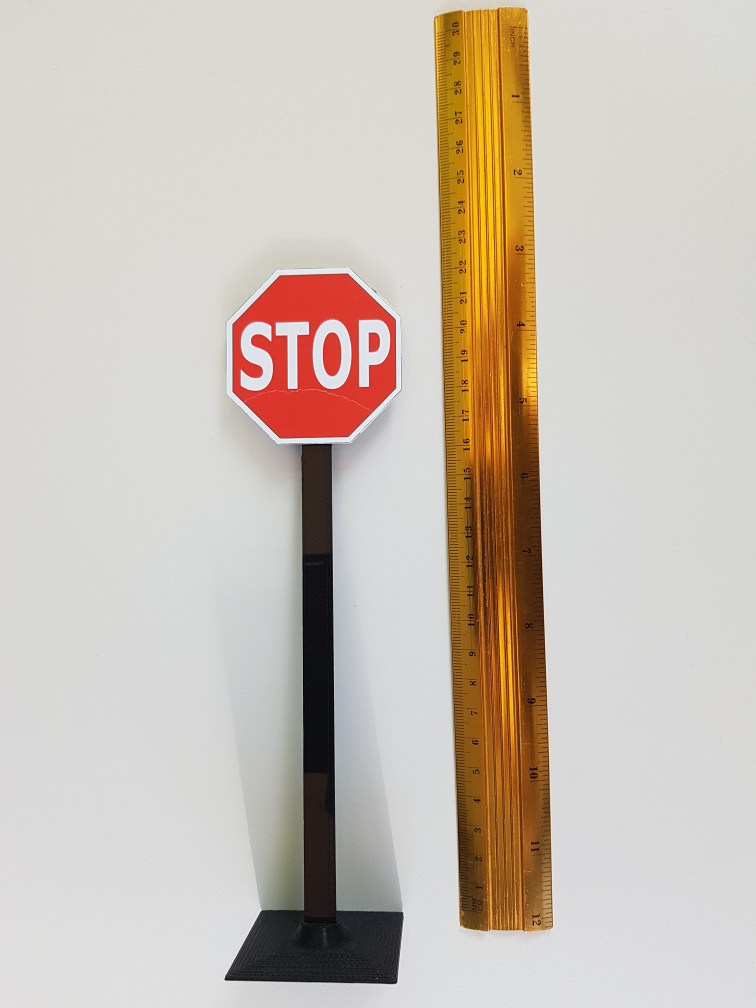
#> input picture Simulator/sign_imgs/StopSignReal.jpg, 3024 x 4032 px (shown at 1/4 size); its folder holds only this picture in this run
$ python -i color_segmentation_Pi.py   (imports and definitions only)
#> lines starting #> are read from the running program, lines starting #| are printed output that depends on the picture; after the words box and inside, x2 and y2 are one past the last pixel; in counts of white or black regions, pixels touching at a corner belong together
import numpy as np
import os
import cv2
import glob
import imutils

filters_list = ['red', 'green', 'blue', 'yellow']

def identify_blue(org_img, img):
	img_yuv = cv2.cvtColor(img, cv2.COLOR_BGR2YUV)

	# equalize the histogram of the Y channel
	img_yuv[:, :, 0] = cv2.equalizeHist(img_yuv[:, :, 0])

	# convert the YUV image back to RGB format
	img_output = cv2.cvtColor(img_yuv, cv2.COLOR_YUV2BGR)

	# convert the image to HSV format for color segmentation
	img_hsv = cv2.cvtColor(org_img, cv2.COLOR_BGR2HSV)

	lower_blue = np.array([111, 127, 50])
	upper_blue = np.array([126, 255, 255])

	mask = cv2.inRange(img_hsv, lower_blue, upper_blue)

	blue_mask = cv2.bitwise_and(img_output, img_output, mask=mask)

	blue_mask_gray = cv2.cvtColor(blue_mask, cv2.COLOR_BGR2GRAY)
	blue_mask_gray = cv2.medianBlur(blue_mask_gray, 5)
	_,thresh1 = cv2.threshold(blue_mask_gray, 10 , 255,cv2.THRESH_BINARY)
	# cv2.imshow('blue_mask_gray', blue_mask_gray)
	# cv2.imshow('thresh1', thresh1)

	kernel_1 = np.ones((3, 3), np.uint8)
	kernel_2 = np.ones((5, 5), np.uint8)

	# erosion = cv2.erode(blue_mask_gray, kernel_1, iterations=1)
	# cv2.imshow("erosion", erosion)
	dilation = cv2.dilate(thresh1, kernel_2, iterations=1)
	# cv2.imshow("dilation", dilation)
	opening = cv2.morphologyEx(dilation, cv2.MORPH_OPEN, kernel_2)
	# cv2.imshow("opening", opening)

	mser_blue = cv2.MSER_create(5, 1000, 5000)
	# Do MSER
	# regions, _ = mser_blue.detectRegions(np.uint8(filtered_b))
	regions, _ = mser_blue.detectRegions(np.uint8(opening))

	hulls = [cv2.convexHull(p.reshape(-1, 1, 2)) for p in regions]
	blank = np.zeros_like(blue_mask)
	cv2.fillPoly(np.uint8(blank), hulls, (255, 0, 0))
	# [6 lines of commented-out code are left out]
	closing = cv2.morphologyEx(blank, cv2.MORPH_CLOSE, kernel_2)
	# cv2.imshow("opening2", opening)
	_, b_thresh = cv2.threshold(closing[:, :, 0], 60, 255, cv2.THRESH_BINARY)
	# cv2.imshow("b_thresh", b_thresh)
	return b_thresh

def identify_yellow(org_img, img):
	img_yuv = cv2.cvtColor(img, cv2.COLOR_BGR2YUV)

	# equalize the histogram of the Y channel
	img_yuv[:, :, 0] = cv2.equalizeHist(img_yuv[:, :, 0])

	# convert the YUV image back to RGB format
	img_output = cv2.cvtColor(img_yuv, cv2.COLOR_YUV2BGR)

	# convert the image to HSV format for color segmentation
	img_hsv = cv2.cvtColor(org_img, cv2.COLOR_BGR2HSV)

	# mask to extract yellow
	lower_yellow = np.array([15, 70, 50])
	upper_yellow = np.array([35, 255, 255])

	mask = cv2.inRange(img_hsv, lower_yellow, upper_yellow)

	yellow_mask = cv2.bitwise_and(img_output, img_output, mask=mask)
	# cv2.imshow('yellow_mask', yellow_mask)

	yellow_mask_gray = cv2.cvtColor(yellow_mask, cv2.COLOR_BGR2GRAY)
	yellow_mask_gray = cv2.medianBlur(yellow_mask_gray, 5)
	_,thresh1 = cv2.threshold(yellow_mask_gray, 30, 255,cv2.THRESH_BINARY)
	# cv2.imshow('yellow_mask_gray', yellow_mask_gray)

	kernel_1 = np.ones((3, 3), np.uint8)
	kernel_2 = np.ones((5, 5), np.uint8)

	# erosion = cv2.erode(yellow_mask_gray, kernel_1, iterations=1)
	# cv2.imshow("erosion", erosion)
	dilation = cv2.dilate(thresh1, kernel_2, iterations=1)
	# cv2.imshow("dilation", dilation)
	opening = cv2.morphologyEx(dilation, cv2.MORPH_OPEN, kernel_2)
	# cv2.imshow("opening", opening)

	mser_yellow = cv2.MSER_create(5, 800, 1500)
	# Do MSER
	# regions, _ = mser_yellow.detectRegions(np.uint8(filtered_b))
	regions, _ = mser_yellow.detectRegions(np.uint8(opening))

	hulls = [cv2.convexHull(p.reshape(-1, 1, 2)) for p in regions]
	blank = np.zeros_like(yellow_mask)
	cv2.fillPoly(np.uint8(blank), hulls, (255, 0, 0))
	# [6 lines of commented-out code are left out]
	closing = cv2.morphologyEx(blank, cv2.MORPH_CLOSE, kernel_2)
	# cv2.imshow("opening", opening)
	_, b_thresh = cv2.threshold(closing[:, :, 0], 60, 255, cv2.THRESH_BINARY)
	# cv2.imshow("b_thresh", b_thresh)
	return b_thresh

def identify_red(org_img, img):

	img_yuv = cv2.cvtColor(img, cv2.COLOR_BGR2YUV)
	# equalize the histogram of the Y channel
	img_yuv[:, :, 0] = cv2.equalizeHist(img_yuv[:, :, 0])

	# convert the YUV image back to RGB format
	img_output = cv2.cvtColor(img_yuv, cv2.COLOR_YUV2BGR)

	# mask to extract red
	img_hsv = cv2.cvtColor(org_img, cv2.COLOR_BGR2HSV)
	lower_red_1 = np.array([0, 60, 63])
	upper_red_1 = np.array([10, 255, 255])
	mask_1 = cv2.inRange(img_hsv, lower_red_1, upper_red_1)
	lower_red_2 = np.array([160, 60, 63])
	upper_red_2 = np.array([180, 255, 255])
	mask_2 = cv2.inRange(img_hsv, lower_red_2, upper_red_2)
	mask = cv2.bitwise_or(mask_1, mask_2)
	red_mask = cv2.bitwise_and(img_output, img_output, mask=mask)

	red_mask_gray = cv2.cvtColor(red_mask, cv2.COLOR_BGR2GRAY)
	red_mask_gray = cv2.medianBlur(red_mask_gray, 5)
	_,thresh1 = cv2.threshold(red_mask_gray, 10, 255,cv2.THRESH_BINARY)
	# cv2.imshow('red_mask_gray', red_mask_gray)
	#print('RED')
	kernel_1 = np.ones((3, 3), np.uint8)
	kernel_2 = np.ones((5, 5), np.uint8)

	# erosion = cv2.erode(thresh1, kernel_1, iterations=1)
	# cv2.imshow("erosion", erosion)
	dilation = cv2.dilate(thresh1 , kernel_2 , iterations=1)
	# cv2.imshow("dilation", dilation)
	closing = cv2.morphologyEx(dilation, cv2.MORPH_CLOSE, kernel_2)
	# cv2.imshow("opening", closing)

	mser_red = cv2.MSER_create(5, 1000, 4000)
	# Do MSER
	#regions, _ = mser_red.detectRegions(np.uint8(filtered_b))
	regions, _ = mser_red.detectRegions(np.uint8(closing))

	hulls = [cv2.convexHull(p.reshape(-1, 1, 2)) for p in regions]
	blank = np.zeros_like(red_mask)
	cv2.fillPoly(np.uint8(blank), hulls, (255, 0, 0))
	# cv2.imshow("mser_red", blank)

	erosion = cv2.erode(blank, kernel_1, iterations=1)
	# cv2.imshow("erosion2", erosion)
	# dilation = cv2.dilate(erosion, kernel_2, iterations=1)
	# cv2.imshow("dilation2", dilation)
	closing = cv2.morphologyEx(erosion, cv2.MORPH_CLOSE, kernel_2)
	# cv2.imshow("opening2", opening)
	_, b_thresh = cv2.threshold(closing[:, :, 0], 60, 255, cv2.THRESH_BINARY)
	# cv2.imshow("b_thresh", b_thresh)
	return b_thresh

def identify_green(org_img, img):
	img_yuv = cv2.cvtColor(img, cv2.COLOR_BGR2YUV)

	# equalize the histogram of the Y channel
	img_yuv[:, :, 0] = cv2.equalizeHist(img_yuv[:, :, 0])

	# convert the YUV image back to RGB format
	img_output = cv2.cvtColor(img_yuv, cv2.COLOR_YUV2BGR)

	# convert the image to HSV format for color segmentation
	img_hsv = cv2.cvtColor(org_img, cv2.COLOR_BGR2HSV)

	# mask to extract yellow
	lower_green = np.array([70, 50, 20])
	upper_green= np.array([110, 255, 255])

	mask = cv2.inRange(img_hsv, lower_green, upper_green)

	green_mask = cv2.bitwise_and(img_output, img_output, mask=mask)

	green_mask_gray = cv2.cvtColor(green_mask, cv2.COLOR_BGR2GRAY)
	green_mask_gray = cv2.medianBlur(green_mask_gray, 5)
	_,thresh1 = cv2.threshold(green_mask_gray, 30, 255,cv2.THRESH_BINARY)
	# cv2.imshow('green_mask_gray', green_mask_gray)

	kernel_1 = np.ones((3, 3), np.uint8)
	kernel_2 = np.ones((5, 5), np.uint8)

	#erosion = cv2.erode(thresh1, kernel_1, iterations=1)
	#cv2.imshow("erosion", erosion)
	dilation = cv2.dilate(thresh1 , kernel_2 , iterations=1)
	# cv2.imshow("dilation", dilation)
	closing = cv2.morphologyEx(dilation, cv2.MORPH_CLOSE, kernel_2)
	# cv2.imshow("opening", closing)

	mser_green = cv2.MSER_create(5, 1800, 4500)
	# Do MSER
	#regions, _ = mser_green.detectRegions(np.uint8(filtegreen_b))
	regions, _ = mser_green.detectRegions(np.uint8(closing))

	hulls = [cv2.convexHull(p.reshape(-1, 1, 2)) for p in regions]
	blank = np.zeros_like(green_mask)
	cv2.fillPoly(np.uint8(blank), hulls, (255, 0, 0))
	# cv2.imshow("mser_green", blank)

	#erosion = cv2.erode(blank, kernel_1, iterations=1)
	#cv2.imshow("erosion", erosion)
	dilation = cv2.dilate(blank, kernel_2, iterations=1)
	# cv2.imshow("dilation2", dilation)
	closing = cv2.morphologyEx(dilation, cv2.MORPH_CLOSE, kernel_2)
	# cv2.imshow("opening2", opening)
	_, b_thresh = cv2.threshold(closing[:, :, 0], 60, 255, cv2.THRESH_BINARY)
	# cv2.imshow("b_thresh", b_thresh)
	return b_thresh

def define_ROI(result, org_img, color, sign_list, x_coord_list):
	cnts = cv2.findContours(result, cv2.RETR_EXTERNAL, cv2.CHAIN_APPROX_SIMPLE)
	cnts = imutils.grab_contours(cnts)
	# if contourns were detected
	if len(cnts)>0:
		cnts_sorted = sorted(cnts, key=cv2.contourArea, reverse=True)
		# for c in cnts_sorted:
		# Choise of the biggest area sign
		c = cnts_sorted[0]

		x, y, w, h = cv2.boundingRect(c)
		if color == 'yellow':
			print("yellow area: ", cv2.contourArea(c))
			x = int(x-0.25*w)
			y = int(y-0.25*h)
			w = int(1.5*w)
			h = int(1.5*h)
		elif color == 'red':
			print("red area: ", cv2.contourArea(c))
			x = int(x-0.1*w)
			y = int(y-0.1*h)
			w = int(1.2*w)
			h = int(1.2*h)
		elif color == 'blue':
			print("blue area: ", cv2.contourArea(c))
			x = int(x-0.05*w)
			y = int(y-0.05*h)
			w = int(1.1*w)
			h = int(1.1*h)
		elif color == 'green':
			print("green area: ", cv2.contourArea(c))
			x = int(x-0.1*w)
			y = int(y-0.1*h)
			w = int(1.2*w)
			h = int(1.2*h)
		hull = cv2.convexHull(c)
		# cv2.rectangle(org_img, (x, y), (int(x+w), int(y+h)), (0, 255, 0), 2)
		# cv2.drawContours(org_img, [hull], -1, (0, 255, 0), 2)
		# cv2.imshow("contours", org_img)
		mask = np.zeros_like(org_img)
		cv2.drawContours(mask, [c], -1, (255, 255, 255), -1)  # Draw filled contour in mask
		cv2.rectangle(mask, (x, y), (int(x + w), int(y + h)), (255, 255, 255), -1)
		# cv2.imshow("mask", mask)
		out = np.zeros_like(org_img)  # Extract out the object and place into output image
		out[mask == 255] = org_img[mask == 255]
		x_pixel, y_pixel, _ = np.where(mask == 255)
		(topx, topy) = (np.min(x_pixel), np.min(y_pixel))
		(botx, boty) = (np.max(x_pixel), np.max(y_pixel))
		out = org_img[topx:botx + 1, topy:boty + 1]
		sign_list.append(out)
		x_coord_list.append(x)
		#cv2.imshow("out", out)
		#key = cv2.waitKey(0)

# org_img is the whle camera frame
def extract_close_sign(org_img):
	"""
	Gets as inpt the whole frame
	Returns the (square) ROI with the sign for the classifier
	"""
	sign_list = []
	x_coord_list=[]
	height, width = org_img.shape[:2]
#> height = 4032; width = 3024
	# org_img = cv2.cvtColor(org_img, cv2.COLOR_RGB2BGR)
	org_img = cv2.cvtColor(org_img, cv2.COLOR_BGR2RGB)
#> org_img is the input picture: shape (4032, 3024, 3); mean B, G, R 180.4, 191.5, 201.9
	crop_img = org_img[40:190,380:]
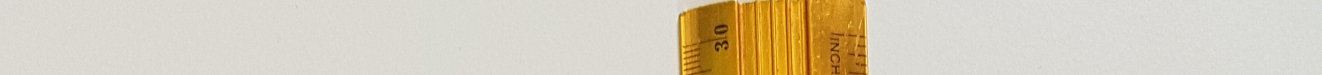
#> crop_img: shape (150, 2644, 3) (shown at 1/2 size); mean B, G, R 185, 205, 215

	for color in filters_list:
		#cv2.imshow('crop_img', crop_img)
		if color == 'red':
			filtered_img = identify_red(crop_img, crop_img.copy())
			# cv2.imshow('filtered_img', filtered_img)
			define_ROI(filtered_img, crop_img, color, sign_list,x_coord_list)
		elif color == 'blue':
			filtered_img = identify_blue(crop_img, crop_img.copy())
			# cv2.imshow('filtered_img', filtered_img)
			define_ROI(filtered_img, crop_img, color, sign_list, x_coord_list)
		elif color == 'yellow':
			filtered_img = identify_yellow(crop_img, crop_img.copy())
			# cv2.imshow('filtered_img', filtered_img)
			define_ROI(filtered_img, crop_img, color, sign_list, x_coord_list)
		elif color == 'green':
			filtered_img = identify_green(crop_img, crop_img.copy())
			# cv2.imshow('filtered_img', filtered_img)
			define_ROI(filtered_img, crop_img, color, sign_list, x_coord_list)
#> this loop made 4 passes
#| yellow area:  1055.5
#> pass 1, in identify_red, `img_output = cv2.cvtColor(img_yuv, cv2.COLOR_YUV2BGR)`:
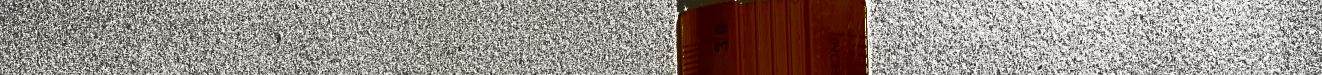
#> img_output: shape (150, 2644, 3) (shown at 1/2 size); mean B, G, R 133.6, 139.8, 149.9
#> pass 1, in identify_red, `mask_1 = cv2.inRange(img_hsv, lower_red_1, upper_red_1)`:
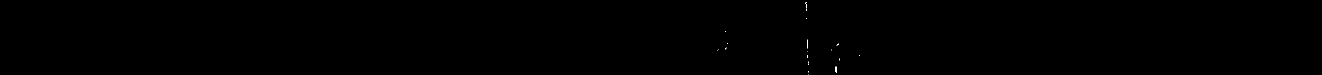
#> mask_1: shape (150, 2644) (shown at 1/2 size); 0.03% white in thin lines or dots, all inside (x1, y1, x2, y2) = (1434, 4, 1720, 150)
#> after the loop:
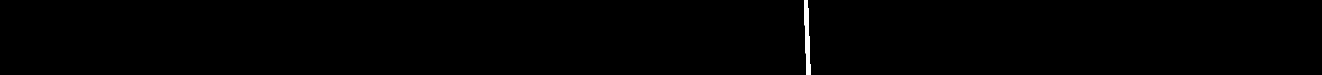
#> filtered_img: shape (150, 2644) (shown at 1/2 size); 0.31% white; 1 white region, box (x1, y1, x2, y2) and area: (1609, 0, 1621, 150) 1212

	# To choose the sign most at the right
	if len(x_coord_list)>0:
		x_max = np.argmax(x_coord_list)
		choice = sign_list[x_max]
		return choice
	return None

>>> import cv2
>>> picture = cv2.cvtColor(cv2.imread('sign_imgs/StopSignReal.jpg'), cv2.COLOR_BGR2RGB)
>>> result = extract_close_sign(picture)
